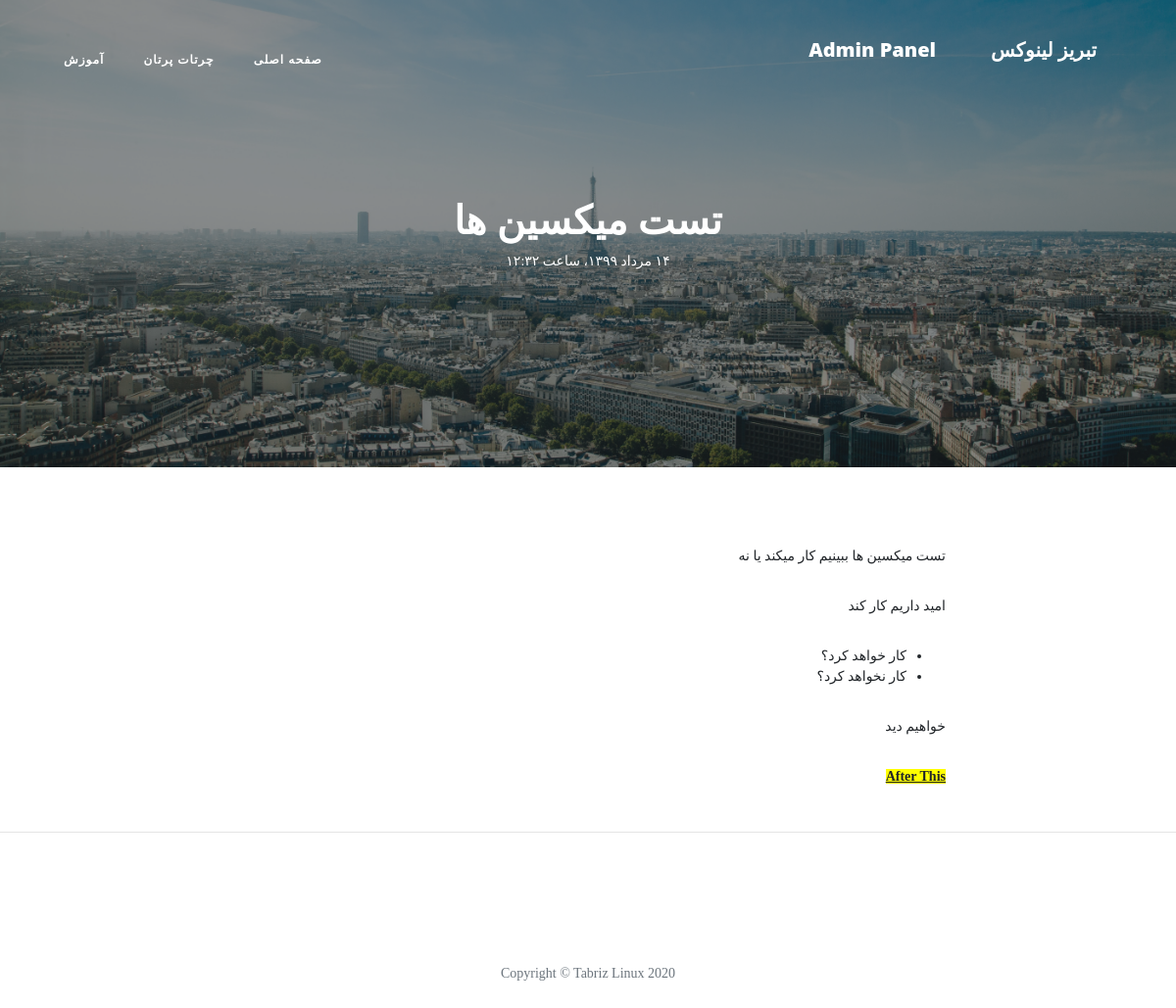
/article/mixins_test, run on an earlier commit of the app's database.
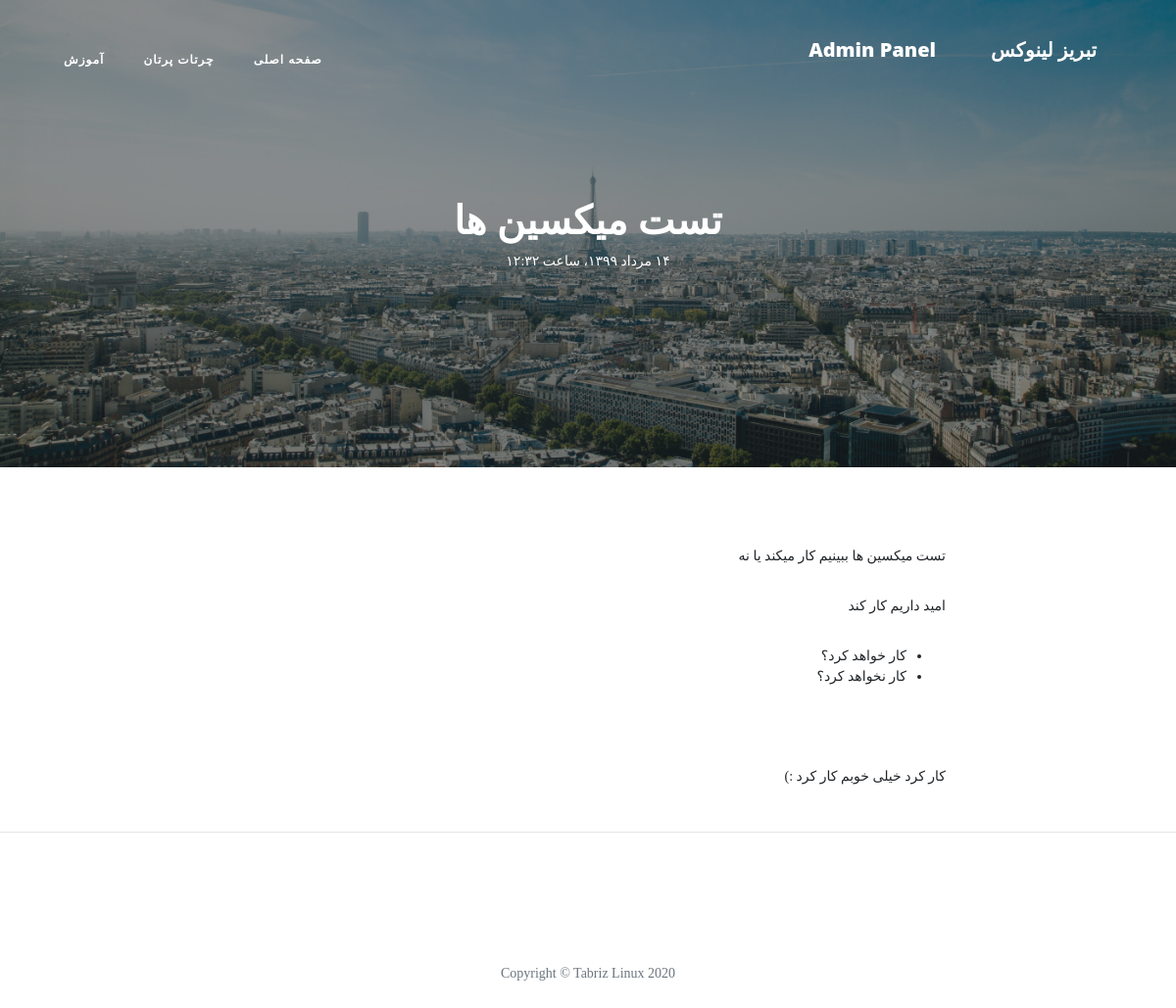
And on a later commit of the database.
### blog/models.py (models this page shows, shortened)
class Article(models.Model):
    STATUS_CHOICE = (
        ('D','پیش‌نویس'),
        ('P','منتشر‌شده'),
    )
    author      = models.ForeignKey(User , null=True, on_delete=models.SET_NULL, related_name='articles', verbose_name="نویسنده")
    title       = models.CharField(max_length=30,verbose_name="عنوان مقاله")
    slug        = models.SlugField(max_length=100, unique=True, verbose_name="آدرس مقاله")
    category    = models.ManyToManyField(Category, verbose_name="دسته‌بندی", related_name="articles")
    description = models.TextField(verbose_name="محتوای مقاله")
    thumbnail   = models.ImageField(upload_to="images",verbose_name="تصویر مقاله")
    publish     = models.DateTimeField(default=timezone.now, verbose_name="تاریخ انتشار")
    created     = models.DateTimeField(auto_now_add=True)
    updated     = models.DateTimeField(auto_now=True)
    status      = models.CharField(max_length=1, choices=STATUS_CHOICE, verbose_name="وضعیت")
    class Meta:
        verbose_name = "مقاله"
        verbose_name_plural = "مقالات"
        ordering = ['-publish']
    def jpublish(self):
        return jalali_convertor(self.publish)
    jpublish.short_description = "تاریخ انتشار"
    def thumbnail_tag(self):
        return format_html("<img width=100 height=50 style='border-radius: 3px;' src='{}'>".format(self.thumbnail.url))
    thumbnail_tag.short_description = "تصویر مقاله"
    def category_to_str(self):
        return "، ".join([category.title for category in self.category.active()])
    category_to_str.short_description = "دسته‌بندی"
    objects = ArticleManager()

### blog/views.py (the view)
# urls.py: path('article/<slug:slug>', ArticleDetail.as_view(), name="detail"),
class ArticleDetail(DetailView):
    def get_object(self):
        slug = self.kwargs.get('slug')
        return get_object_or_404(Article.objects.published(), slug=slug)

### blog/models.py (called while the page is built)
    def published(self):
        return self.filter(status="P")

    def active(self):
        return self.filter(status=True)

### blog/templatetags/base_tags.py (called while the page is built)
@register.simple_tag
def title(data="تبریز لینوکس"):
    return data

@register.inclusion_tag("blog/partials/category_navbar.html")
def category_navbar():
    return{
        "category": Category.objects.filter(status=True)
    }

### extensions/jalali.py (called while the page is built)
    def persian_tuple(self):
        return self.persian_year, self.persian_month, self.persian_day

### extensions/utils.py (called while the page is built)
def persian_numbers_converter(mystr):
    numbers = {
        "0":"۰",
        "1":"۱",
        "2":"۲",
        "3":"۳",
        "4":"۴",
        "5":"۵",
        "6":"۶",
        "7":"۷",
        "8":"۸",
        "9":"۹",
    }
    for English_Numbers, Persian_Numbers in numbers.items():
        mystr = mystr.replace(English_Numbers,Persian_Numbers)
    return mystr

### templates/blog/article_detail.html (shortened to what this page needs)
{% extends 'blog/base.html' %}
{% block main %}
  <header class="masthead" style="background-image: url('{{object.thumbnail.url}}')">
    <div class="overlay"></div>
    <div class="container">
      <div class="row">
        <div class="col-lg-8 col-md-10 mx-auto">
          <div class="site-heading">
            <h1>{{object.title}}</h1>
            <time>{{object.jpublish}}</time>
          </div>
        </div>
      </div>
    </div>
  </header>
  <article>
    <div class="container">
      <div class="row">
        <div class="col-lg-8 col-md-10 mx-auto text-justify">
          {{object.description|safe}}
        </div>
      </div>
    </div>
  </article>
{% endblock %}

What changed in the data, as far as the page shows it:
changed Article "تست میکسین ها": description "تست میکسین ها ببینیم کار میکند یا نه امید داریم کار کند کار خواهد کرد؟ کار نخواهد کرد؟ خواهیم دید After This" → "تست میکسین ها ببینیم کار میکند یا نه امید داریم کار کند کار خواهد کرد؟ کار نخواهد کرد؟ کار کرد خیلی خوبم کار کرد :)"
